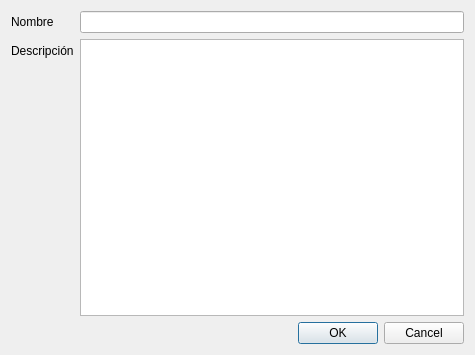
<?xml version="1.0" encoding="UTF-8"?>
<ui version="4.0">
 <class>TipoclasDlgClass</class>
 <widget class="DataDialog" name="TipoclasDlgClass">
  <property name="geometry">
   <rect>
    <x>0</x>
    <y>0</y>
    <width>475</width>
    <height>355</height>
   </rect>
  </property>
  <property name="windowTitle">
   <string>Tipo de clasificación</string>
  </property>
  <layout class="QVBoxLayout" name="verticalLayout">
   <item>
    <layout class="QFormLayout" name="formLayout">
     <property name="fieldGrowthPolicy">
      <enum>QFormLayout::AllNonFixedFieldsGrow</enum>
     </property>
     <item row="0" column="0">
      <widget class="QLabel" name="label_8">
       <property name="text">
        <string>Nombre</string>
       </property>
       <property name="buddy">
        <cstring>nombre</cstring>
       </property>
      </widget>
     </item>
     <item row="0" column="1">
      <widget class="QLineEdit" name="nombre"/>
     </item>
     <item row="1" column="0">
      <widget class="QLabel" name="label_9">
       <property name="text">
        <string>Descripción</string>
       </property>
       <property name="buddy">
        <cstring>descripcion</cstring>
       </property>
      </widget>
     </item>
     <item row="1" column="1">
      <widget class="QTextEdit" name="descripcion"/>
     </item>
    </layout>
   </item>
   <item>
    <widget class="QDialogButtonBox" name="buttonBox">
     <property name="orientation">
      <enum>Qt::Horizontal</enum>
     </property>
     <property name="standardButtons">
      <set>QDialogButtonBox::Cancel|QDialogButtonBox::Ok</set>
     </property>
    </widget>
   </item>
  </layout>
 </widget>
 <customwidgets>
  <customwidget>
   <class>DataDialog</class>
   <extends>QDialog</extends>
   <header>ts.h</header>
   <container>1</container>
  </customwidget>
 </customwidgets>
 <tabstops>
  <tabstop>nombre</tabstop>
  <tabstop>descripcion</tabstop>
  <tabstop>buttonBox</tabstop>
 </tabstops>
 <resources/>
 <connections>
  <connection>
   <sender>buttonBox</sender>
   <signal>accepted()</signal>
   <receiver>TipoclasDlgClass</receiver>
   <slot>accept()</slot>
   <hints>
    <hint type="sourcelabel">
     <x>236</x>
     <y>336</y>
    </hint>
    <hint type="destinationlabel">
     <x>157</x>
     <y>274</y>
    </hint>
   </hints>
  </connection>
  <connection>
   <sender>buttonBox</sender>
   <signal>rejected()</signal>
   <receiver>TipoclasDlgClass</receiver>
   <slot>reject()</slot>
   <hints>
    <hint type="sourcelabel">
     <x>304</x>
     <y>336</y>
    </hint>
    <hint type="destinationlabel">
     <x>286</x>
     <y>274</y>
    </hint>
   </hints>
  </connection>
 </connections>
</ui>
